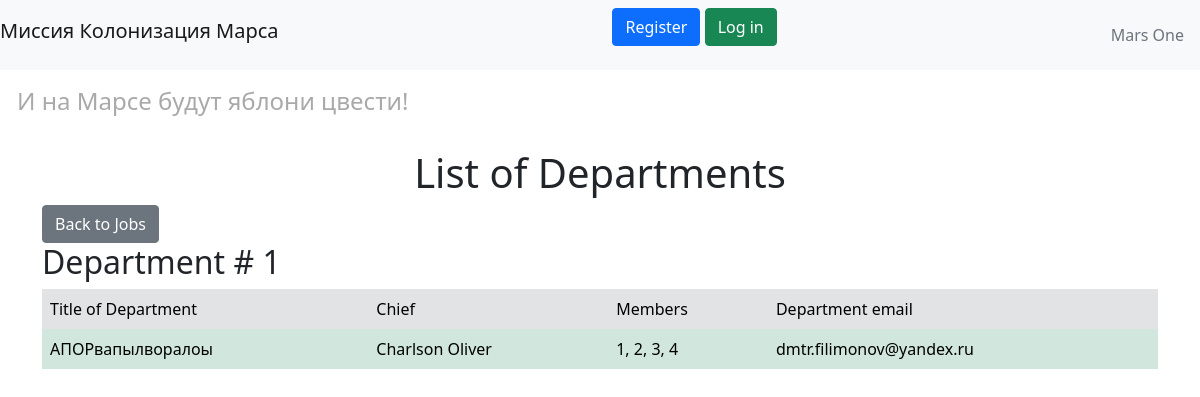
The page /departments on the database its author committed.
### data/departments.py (models this page shows)
class Department(SqlAlchemyBase):
    __tablename__ = 'departments'
    id = sqlalchemy.Column(sqlalchemy.Integer,
                           primary_key=True, autoincrement=True)
    title = sqlalchemy.Column(sqlalchemy.String, nullable=True)
    chief = sqlalchemy.Column(sqlalchemy.Integer,
                              sqlalchemy.ForeignKey("users.id"))
    members = sqlalchemy.Column(sqlalchemy.String, nullable=True)
    email = sqlalchemy.Column(sqlalchemy.String, nullable=True)
    user = orm.relation('User')

### main.py (the view)
@app.route("/departments")
def department():
    global db_sess
    departments = db_sess.query(Department).all()
    leaders = []
    for i in departments:
        leaders.append(i.user.surname + ' ' + i.user.name)
    return render_template("departments.html", deps=departments, leaders=leaders,
                            title="Департаменты")

### templates/departments.html (shortened to what this page needs)
{% extends "base.html" %}
{% block content %}
    <h1 class="text-center">List of Departments</h1>
    <a href="/" class="btn btn-secondary">Back to Jobs</a>
    {% for item in deps%}
        <h2>Department # {{item.id}}</h2>
        <table class="table table-borderless">
            <tr>
                <td class="table-secondary">Title of Department</td>
                <td class="table-secondary">Chief</td>
                <td class="table-secondary">Members</td>
                <td class="table-secondary">Department email</td>
            </tr>
            <tr>
                <td class="table-success">{{item.title}}</td>
                <td class="table-success">{{leaders[loop.index0]}}</td>
                <td class="table-success">{{item.members}}</td>
                <td class="table-success">{{item.email}}</td>
        </table>
    {% endfor %}
{% endblock %}

### static/css/style.css (style rules this page uses)
table { border-collapse: collapse; margin-left: auto; margin-right: auto; caption-side:bottom }
td { border: none }

### rows shown on the page
Department: id "1", title "АПОРвапылворалоы", leaders "Charlson Oliver", members "1, 2, 3, 4", email "dmtr.filimonov@yandex.ru"
